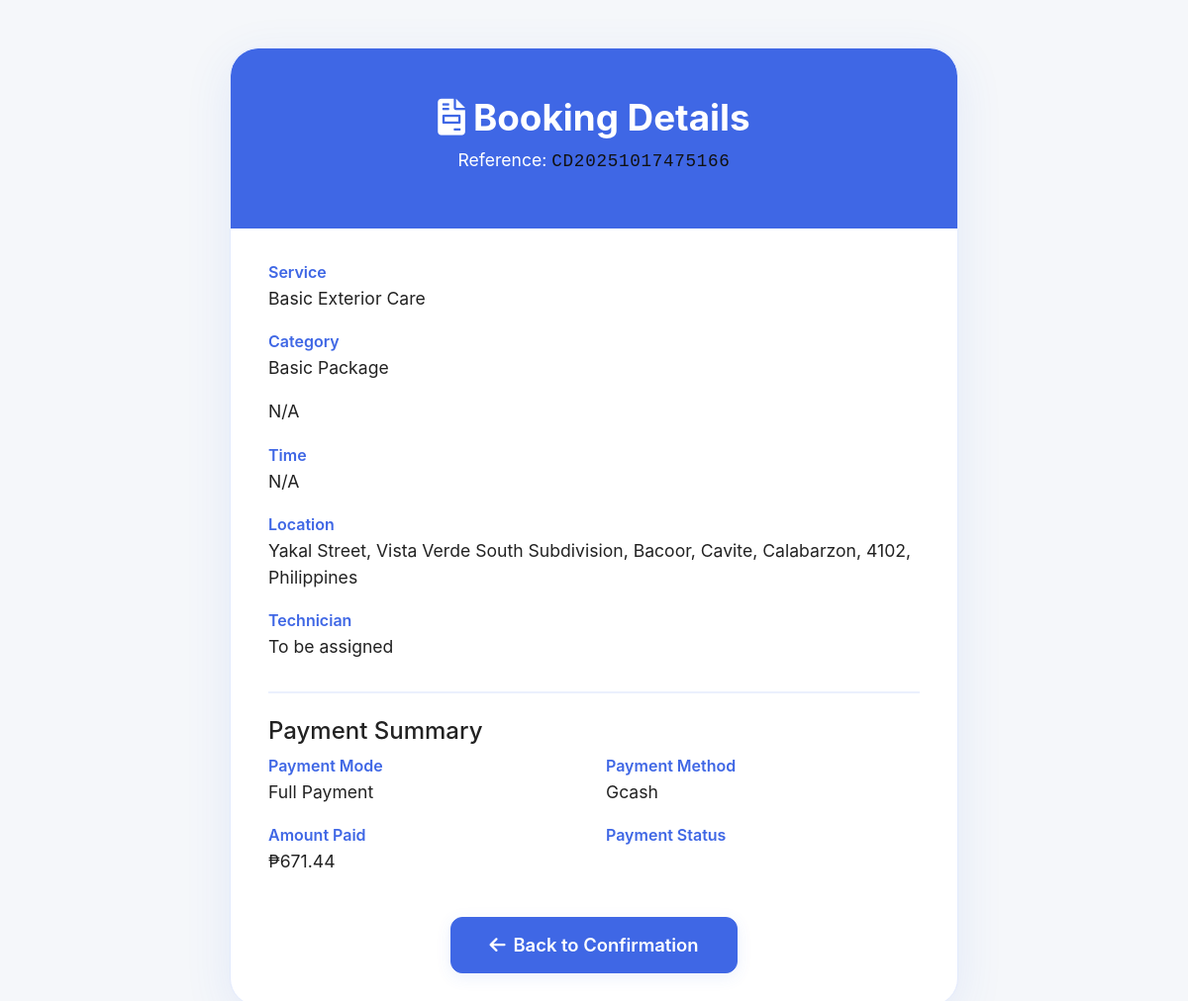
The page /user/booking/booking_details.php?booking_id=13 (signed in) on the database its author committed.
### tables this page shows
CREATE TABLE `bookings` (
  `booking_id` int(11) NOT NULL,
  `booking_reference` varchar(20) NOT NULL,
  `user_id` int(11) NOT NULL,
  `service_id` int(11) NOT NULL,
  `vehicle_size` enum('small','medium','large') NOT NULL DEFAULT 'medium',
  `vehicle_id` int(11) DEFAULT NULL COMMENT 'Reference to user_vehicles table',
  `add_on_services` text DEFAULT NULL,
  `booking_date` date NOT NULL,
  `booking_time` time NOT NULL,
  `estimated_duration` int(11) DEFAULT 120,
  `service_address` text NOT NULL,
  `service_lat` decimal(10,8) DEFAULT NULL,
  `service_lng` decimal(11,8) DEFAULT NULL,
  `travel_fee` decimal(10,2) DEFAULT 0.00,
  `landmark_instructions` text DEFAULT NULL,
  `vehicle_year` int(4) DEFAULT NULL,
  `vehicle_make` varchar(50) DEFAULT NULL,
  `vehicle_model` varchar(50) DEFAULT NULL,
  `vehicle_body_type` varchar(30) DEFAULT NULL,
  `vehicle_color` varchar(30) DEFAULT NULL,
  `license_plate` varchar(20) DEFAULT NULL,
  `special_instructions` text DEFAULT NULL,
  `base_service_price` decimal(10,2) NOT NULL,
  `add_ons_total` decimal(10,2) DEFAULT 0.00,
  `subtotal` decimal(10,2) NOT NULL,
  `vat_amount` decimal(10,2) DEFAULT 0.00,
  `promo_discount` decimal(10,2) DEFAULT 0.00,
  `promo_code` varchar(50) DEFAULT NULL,
  `total_amount` decimal(10,2) NOT NULL,
  `payment_mode` enum('deposit_50','full_payment') NOT NULL DEFAULT 'deposit_50',
  `deposit_amount` decimal(10,2) DEFAULT 0.00,
  `remaining_amount` decimal(10,2) DEFAULT 0.00,
  `payment_method` enum('gcash','maya','credit_card','bank_transfer','cash') DEFAULT NULL,
  `status` enum('pending','confirmed','assigned','in_progress','completed','cancelled','rejected') DEFAULT 'pending',
  `payment_status` enum('pending','partial','paid','refunded') DEFAULT 'pending',
  `admin_confirmed_by` int(11) DEFAULT NULL,
  `admin_confirmed_at` timestamp NULL DEFAULT NULL,
  `admin_notes` text DEFAULT NULL,
  `rejection_reason` text DEFAULT NULL,
  `slot_locked_until` timestamp NULL DEFAULT NULL,
  `auto_cancel_after` timestamp NULL DEFAULT NULL,
  `receipt_sent` tinyint(1) DEFAULT 0,
  `confirmation_email_sent` tinyint(1) DEFAULT 0,
  `confirmation_sms_sent` tinyint(1) DEFAULT 0,
  `created_at` timestamp NOT NULL DEFAULT current_timestamp(),
  `updated_at` timestamp NOT NULL DEFAULT current_timestamp() ON UPDATE current_timestamp()
);

CREATE TABLE `services` (
  `service_id` int(11) NOT NULL,
  `category` varchar(50) NOT NULL,
  `service_name` varchar(100) NOT NULL,
  `description` text DEFAULT NULL,
  `price_small` decimal(10,2) NOT NULL,
  `price_medium` decimal(10,2) NOT NULL,
  `price_large` decimal(10,2) NOT NULL,
  `duration_minutes` int(11) DEFAULT 60,
  `included_items` text DEFAULT NULL,
  `free_items` text DEFAULT NULL,
  `is_active` tinyint(1) DEFAULT 1,
  `created_at` timestamp NOT NULL DEFAULT current_timestamp()
);

CREATE TABLE `payments` (
  `payment_id` int(11) NOT NULL,
  `booking_id` int(11) NOT NULL,
  `user_id` int(11) NOT NULL,
  `payment_type` enum('deposit','final','full','refund') NOT NULL,
  `amount` decimal(10,2) NOT NULL,
  `payment_method` enum('gcash','maya','credit_card','bank_transfer','cash') NOT NULL,
  `payment_status` enum('pending','processing','completed','failed','cancelled','refunded') DEFAULT 'pending',
  `refund_status` enum('none','pending','refunded') NOT NULL DEFAULT 'none',
  `transaction_id` varchar(100) DEFAULT NULL,
  `gateway_reference` varchar(100) DEFAULT NULL,
  `gateway_response` text DEFAULT NULL,
  `processed_by` int(11) DEFAULT NULL,
  `payment_date` timestamp NULL DEFAULT NULL,
  `confirmation_date` timestamp NULL DEFAULT NULL,
  `refund_amount` decimal(10,2) DEFAULT 0.00,
  `refund_date` timestamp NULL DEFAULT NULL,
  `refund_reason` text DEFAULT NULL,
  `notes` text DEFAULT NULL,
  `created_at` timestamp NOT NULL DEFAULT current_timestamp(),
  `updated_at` timestamp NOT NULL DEFAULT current_timestamp() ON UPDATE current_timestamp(),
  `is_test` tinyint(1) NOT NULL DEFAULT 0
);

### user/booking/booking_details.php (the view, shortened to what this page needs)
<?php
require_once '../../includes/config.php';
$booking_id = isset($_GET['booking_id']) ? intval($_GET['booking_id']) : null;
$stmt = $pdo->prepare("SELECT * FROM bookings WHERE booking_id = ?");
$stmt->execute([$booking_id]);
$booking = $stmt->fetch(PDO::FETCH_ASSOC);
$service_stmt = $pdo->prepare("SELECT * FROM services WHERE service_id = ?");
$service_stmt->execute([$booking['service_id']]);
$service = $service_stmt->fetch(PDO::FETCH_ASSOC);
$payment_stmt = $pdo->prepare("SELECT * FROM payments WHERE booking_id = ? AND user_id = ? ORDER BY payment_id DESC LIMIT 1");
$payment_stmt->execute([$booking_id, $_SESSION['user_id']]);
$payment = $payment_stmt->fetch(PDO::FETCH_ASSOC);
?>
<!DOCTYPE html>
<html lang="en">
<head>
    <link href="https://cdn.jsdelivr.net/npm/bootstrap@5.3.0/dist/css/bootstrap.min.css" rel="stylesheet">
    <link href="https://cdnjs.cloudflare.com/ajax/libs/font-awesome/6.0.0/css/all.min.css" rel="stylesheet">
</head>
<body>
    <div class="container">
        <div class="row justify-content-center">
            <div class="col-lg-8">
                <div class="details-card">
                    <div class="details-header">
                        <h1><i class="fas fa-file-invoice me-2"></i>Booking Details</h1>
                        <div class="details-value">Reference: <span style="color:#111;font-family:'SF Mono','Menlo','Consolas',monospace;letter-spacing:0.04em;"><?= htmlspecialchars($booking['booking_reference']) ?></span></div>
                    </div>
                    <div class="details-section">
                        <div class="details-label">Service</div>
                        <div class="details-value"><?= htmlspecialchars($service['service_name']) ?></div>
                        <div class="details-label">Category</div>
                        <div class="details-value"><?= htmlspecialchars($service['category']) ?></div>
                    <div class="summary-card booking-summary-highlight">
                        <div class="details-value"><?= htmlspecialchars($booking['service_date'] ?? 'N/A') ?></div>
                        <div class="details-label">Time</div>
                        <div class="details-value"><?= htmlspecialchars($booking['service_time'] ?? 'N/A') ?></div>
                        <div class="details-label">Location</div>
                        <div class="details-value"><?= htmlspecialchars($booking['service_address']) ?></div>
                        <div class="details-label">Technician</div>
                        <div class="details-value"><?= htmlspecialchars($booking['technician_name'] ?? 'To be assigned') ?></div>
                        <hr class="details-divider" />
                        <div class="summary-card">
                            <h4>Payment Summary</h4>
                            <div class="row">
                                <div class="col-6">
                                    <div class="details-label">Payment Mode</div>
                                    <div class="details-value"><?= ($booking['payment_mode'] ?? '') === '50_percent' ? '50% Deposit' : 'Full Payment' ?></div>
                                </div>
                                <div class="col-6">
                                    <div class="details-label">Payment Method</div>
                                    <div class="details-value text-capitalize"><?= htmlspecialchars($booking['payment_method'] ?? 'N/A') ?></div>
                                </div>
                                <div class="col-6">
                                    <div class="details-label">Amount Paid</div>
                                    <div class="details-value">₱<?= number_format($payment['amount'] ?? 0, 2) ?></div>
                                </div>
                                <div class="col-6">
                                    <div class="details-label">Payment Status</div>
                                </div>
                            </div>
                        </div>
                        <div class="text-center mt-4">
                            <a href="booking_confirmation.php?booking_id=<?= $booking_id ?>" class="btn btn-primary"><i class="fas fa-arrow-left me-2"></i>Back to Confirmation</a>
                        </div>
                    </div>
                </div>
            </div>
        </div>
    </div>
</body>
</html>

### user/booking/booking_details.php (style rules this page uses)
body { background: #f5f7fa; min-height: 100vh; color: #222; font-family: -apple-system, BlinkMacSystemFont, 'San Francisco', 'Helvetica Neue', Helvetica, Arial, sans-serif; }
.details-card { background: #fff; border-radius: 28px; box-shadow: 0 12px 48px rgba(63,103,229,0.10); overflow: hidden; border: 1.5px solid #e3eafd; padding: 0 0 32px 0; margin-top: 48px; animation: fadeIn 0.7s cubic-bezier(.4,0,.2,1); }
.details-header { background: #3f67e5; color: #fff; padding: 48px 32px 36px 32px; text-align: center; border-top-left-radius: 28px; border-top-right-radius: 28px; }
.details-header h1 { font-size: 2.3rem; font-weight: 700; margin-bottom: 0.5rem; }
.details-section { padding: 32px 38px 0 38px; }
.details-label { font-weight: 600; color: #3f67e5; margin-bottom: 2px; }
.details-value { font-size: 1.1rem; margin-bottom: 18px; }
.details-divider { border: none; border-top: 2px solid #e3eafd; margin: 32px 0 24px 0; opacity: 0.7; }
.btn-primary, .btn-primary:active, .btn-primary:focus, .btn-primary:hover { background: #3f67e5 !important; border-color: #3f67e5 !important; color: #fff !important; box-shadow: 0 4px 16px 0 rgba(63,103,229,0.10); font-size: 1.15rem; font-weight: 600; border-radius: 12px; padding: 14px 38px; }

### rows shown on the page
bookings: booking_reference "CD20251017475166", service_address "Yakal Street, Vista Verde South Subdivision, Bacoor, Cavite, Calabarzon, 4102, Philippines", payment_method "Gcash"
services: service_name "Basic Exterior Care", category "Basic Package"
payments: amount "671.44"

### other values the page prints
$booking['service_date'] "N/A"
$booking['service_time'] "N/A"
$booking['technician_name'] "To be assigned"
